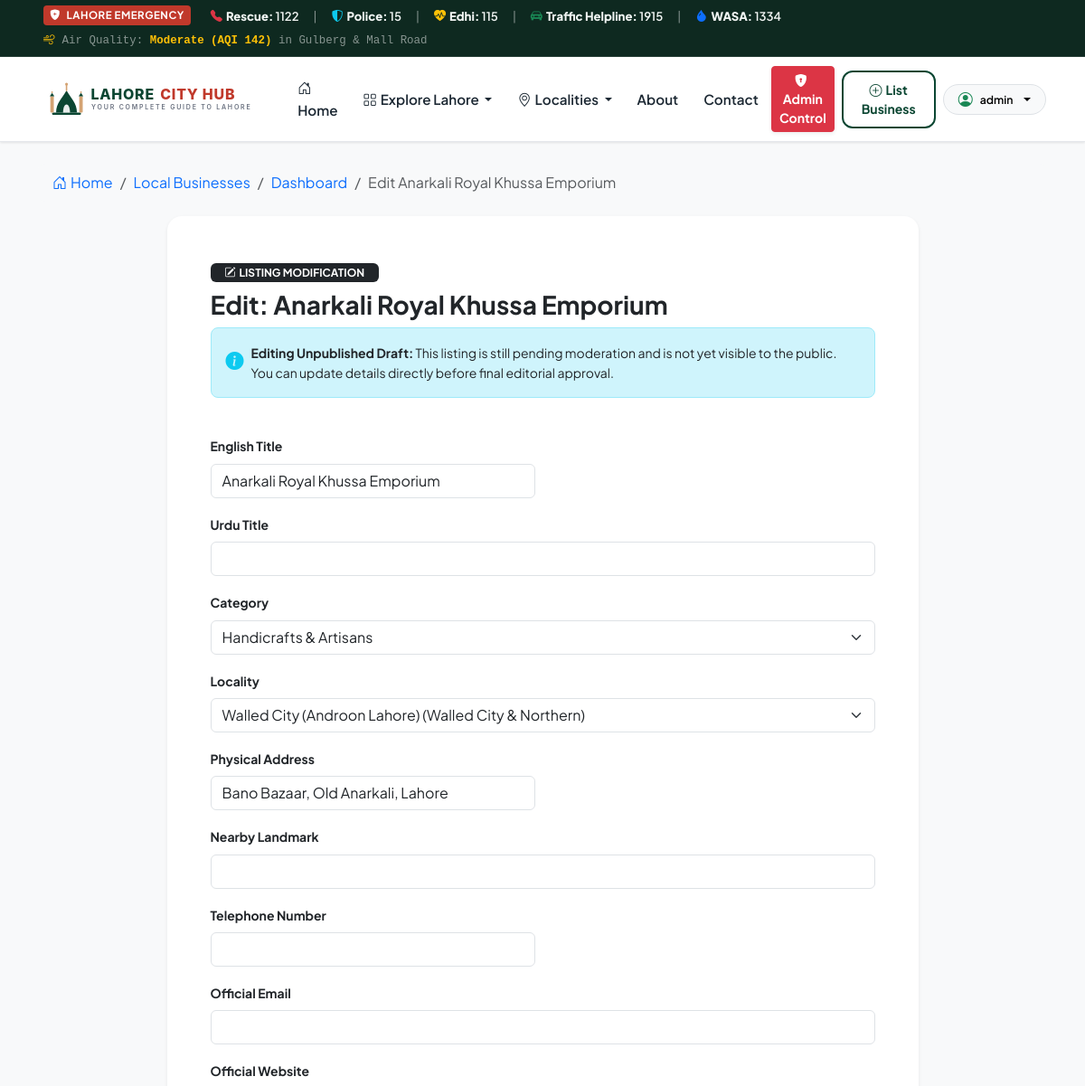
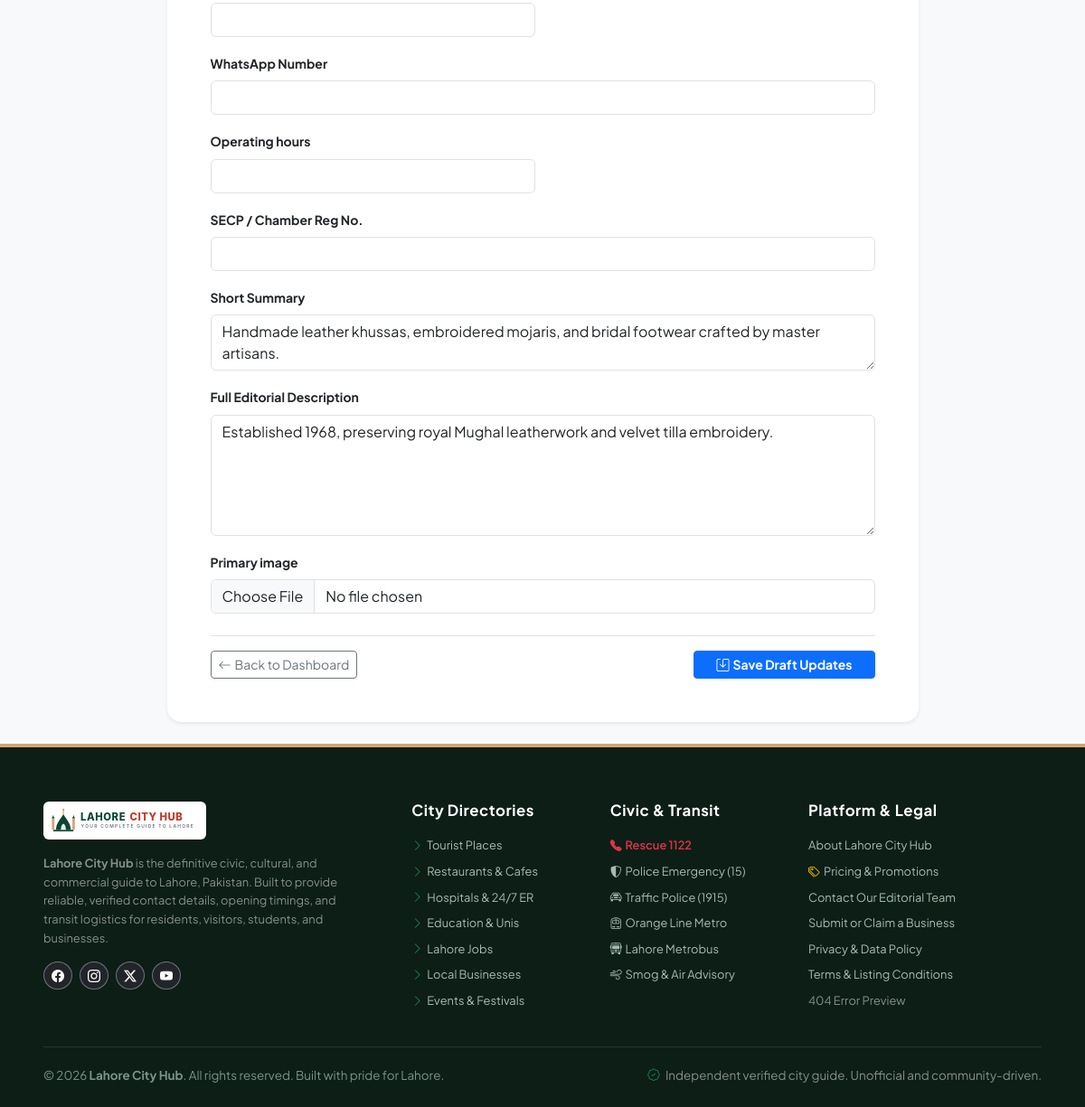
The app's page /businesses/edit/anarkali-royal-khussa-emporium/ (signed in) with its own data (2 pictures, top to bottom).
### apps/accounts/models.py (models this page shows, shortened)
class CustomUser(AbstractUser):
    ROLE_MEMBER = 'member'
    ROLE_BUSINESS_OWNER = 'business_owner'
    ROLE_MODERATOR = 'moderator'
    ROLE_ADMIN = 'admin'
    ROLE_CHOICES = [
        (ROLE_MEMBER, 'Community Member'),
        (ROLE_BUSINESS_OWNER, 'Business Owner'),
        (ROLE_MODERATOR, 'Content Moderator'),
        (ROLE_ADMIN, 'Administrator'),
    ]
    email = models.EmailField(unique=True, db_index=True, verbose_name="Email Address")
    phone_number = models.CharField(max_length=25, blank=True, verbose_name="Phone Number")
    is_verified = models.BooleanField(default=False, verbose_name="Account Verified")
    role = models.CharField(max_length=20, choices=ROLE_CHOICES, default=ROLE_MEMBER, verbose_name="User Role")
    avatar = models.ImageField(upload_to='avatars/', blank=True, null=True, verbose_name="Profile Picture")
    objects = CustomUserManager()
    USERNAME_FIELD = 'email'
    REQUIRED_FIELDS = ['username']
    class Meta:
        verbose_name = "User Account"
        verbose_name_plural = "User Accounts"
        ordering = ['-date_joined']

### apps/businesses/models.py (models this page shows, shortened)
class Business(ListingBase):
    PROMOTION_TIER_STANDARD = 'standard'
    PROMOTION_TIER_VERIFIED_PRO = 'verified_pro'
    PROMOTION_TIER_FEATURED = 'featured_spotlight'
    PROMOTION_TIER_CHOICES = [
        (PROMOTION_TIER_STANDARD, 'Standard Organic'),
        (PROMOTION_TIER_VERIFIED_PRO, 'Verified Professional'),
        (PROMOTION_TIER_FEATURED, 'Featured Spotlight'),
    ]
    category = models.ForeignKey(BusinessCategory, on_delete=models.PROTECT, related_name='businesses')
    registration_number = models.CharField(max_length=100, blank=True, verbose_name="SECP / Chamber Reg No.")
    operating_hours = models.CharField(max_length=200, blank=True)
    promotion_tier = models.CharField(
        max_length=25,
        choices=PROMOTION_TIER_CHOICES,
        default=PROMOTION_TIER_STANDARD,
        db_index=True,
        verbose_name="Monetization / Promotion Tier"
    )
    promotion_notes = models.CharField(
        max_length=255,
        blank=True,
        verbose_name="Promotion Notes / Order Ref"
    )
    claimed_by = models.ForeignKey(
        settings.AUTH_USER_MODEL,
        null=True,
        blank=True,
        on_delete=models.SET_NULL,
        related_name='owned_businesses'
    )
    submitted_by = models.ForeignKey(
        settings.AUTH_USER_MODEL,
        null=True,
        blank=True,
        on_delete=models.SET_NULL,
        related_name='submitted_businesses'
    )
    class Meta:
        verbose_name = "Local Business"
        verbose_name_plural = "Local Businesses"
        ordering = ['-is_featured', 'title']
        indexes = [
            models.Index(fields=['is_active', 'locality']),
            models.Index(fields=['is_active', 'category']),
            models.Index(fields=['is_featured', 'is_active']),
        ]

### apps/businesses/views.py (the view)
# urls.py: path('edit/<slug:slug>/', views.business_edit, name='edit'),
@login_required(login_url='accounts:login')
def business_edit(request, slug):
    business = get_object_or_404(Business, slug=slug)
    is_owner = (business.claimed_by == request.user or business.submitted_by == request.user)
    if not is_owner and not request.user.is_staff:
        raise PermissionDenied("You do not have permission to edit this business listing.")
    if business.is_active and not request.user.is_staff:
        if request.method == 'POST':
            form = BusinessEditRequestForm(request.POST)
            if form.is_valid():
                edit_req = form.save(commit=False)
                edit_req.business = business
                edit_req.requested_by = request.user
                edit_req.status = 'pending'
                edit_req.save()
                messages.success(
                    request,
                    f"Your edit request for '{business.title}' has been submitted for moderation review. "
                    "The live listing will be updated upon admin approval."
                )
                return redirect('businesses:dashboard')
            else:
                messages.error(request, "Please correct the errors in your edit request.")
        else:
            initial_data = {
                'title': business.title,
                'summary': business.summary,
                'description': business.description,
                'address': business.address,
                'phone_number': business.phone_number,
                'website': business.website,
                'operating_hours': business.operating_hours,
            }
            form = BusinessEditRequestForm(initial=initial_data)
        is_edit_request = True
    else:
        if request.method == 'POST':
            form = BusinessEditForm(request.POST, request.FILES, instance=business)
            if form.is_valid():
                updated_biz = form.save(commit=False)
                if not request.user.is_staff:
                    updated_biz.is_active = False
                    updated_biz.verification_status = 'pending'
                updated_biz.save()
                form.save_m2m()
                messages.success(request, f"Listing draft for '{updated_biz.title}' has been updated.")
                return redirect('businesses:dashboard')
            else:
                messages.error(request, "Please correct the errors in the draft form.")
        else:
            form = BusinessEditForm(instance=business)
        is_edit_request = False
    context = {
        'page_title': f"Edit Listing - {business.title} | Lahore City Hub",
        'business': business,
        'form': form,
        'is_edit_request': is_edit_request,
    }
    return render(request, 'businesses/business_edit.html', context)

### apps/businesses/models.py (called while the page is built)
    def __str__(self):
        return self.name

### apps/core/models.py (called while the page is built)
    def __str__(self):
        return f"{self.name} ({self.zone.name})"

### apps/core/templatetags/core_tags.py (called while the page is built)
@register.simple_tag
def active_nav(request, url_name):
    try:
        from django.urls import resolve
        current_url_name = resolve(request.path_info).url_name
        if current_url_name == url_name:
            return 'active'
    except Exception:
        pass
    return ''

### templates/businesses/business_edit.html (shortened to what this page needs)
{% extends 'base.html' %}
{% load static %}
{% block content %}
<div class="container py-4">
  <nav aria-label="breadcrumb" class="mb-3">
    <ol class="breadcrumb py-2 px-3 bg-light rounded-3 small">
      <li class="breadcrumb-item"><a href="{% url 'core:home' %}" class="text-decoration-none"><i class="bi bi-house-door me-1"></i>Home</a></li>
      <li class="breadcrumb-item"><a href="{% url 'businesses:list' %}" class="text-decoration-none">Local Businesses</a></li>
      <li class="breadcrumb-item"><a href="{% url 'businesses:dashboard' %}" class="text-decoration-none">Dashboard</a></li>
      <li class="breadcrumb-item active" aria-current="page">Edit {{ business.title }}</li>
    </ol>
  </nav>
  <div class="row justify-content-center">
    <div class="col-12 col-lg-9">
      <div class="card border-0 shadow-sm rounded-4 p-4 p-md-5 bg-white">
        <div class="mb-4">
          <span class="badge bg-dark text-white fw-bold px-3 py-1 mb-2">
            <i class="bi bi-pencil-square me-1"></i>LISTING MODIFICATION
          </span>
          <h1 class="h3 fw-bold text-dark mb-2">Edit: {{ business.title }}</h1>
          {% if is_edit_request %}
          <div class="alert alert-warning border-warning rounded-3 small d-flex align-items-start gap-2 p-3">
            <i class="bi bi-shield-lock-fill text-warning fs-5 mt-1"></i>
            <div>
              <strong>Editorial Protection Active:</strong>
              Because <em>{{ business.title }}</em> is currently published and visible to the public, modifications are submitted as an <strong>Edit Request</strong>. Our verification team will review and merge approved changes into the live directory record.
            </div>
          </div>
          {% else %}
          <div class="alert alert-info border-info-subtle bg-info-subtle text-dark rounded-3 small d-flex align-items-start gap-2 p-3">
            <i class="bi bi-info-circle-fill text-info fs-5 mt-1"></i>
            <div>
              <strong>Editing Unpublished Draft:</strong>
              This listing is still pending moderation and is not yet visible to the public. You can update details directly before final editorial approval.
            </div>
          </div>
          {% endif %}
        </div>
        <form method="post" action="{% url 'businesses:edit' slug=business.slug %}" enctype="multipart/form-data">
          <div class="row g-3 mb-4">
            {% for field in form %}
            <div class="col-12 {% if field.name in 'title,address,website,operating_hours,phone_number' and not is_edit_request %}col-md-6{% endif %}">
              <label class="form-label small fw-bold text-dark" for="{{ field.id_for_label }}">
                {{ field.label }}
              </label>
              {{ field }}
            </div>
            {% endfor %}
          </div>
          <div class="d-flex justify-content-between align-items-center pt-3 border-top">
            <a href="{% url 'businesses:dashboard' %}" class="btn btn-outline-secondary btn-sm">
              <i class="bi bi-arrow-left me-1"></i>Back to Dashboard
            </a>
            <button type="submit" class="btn btn-primary fw-bold px-4 btn-sm">
              {% if is_edit_request %}
              <i class="bi bi-send-check me-1"></i>Submit Edit Request for Moderation
              {% else %}
              <i class="bi bi-save me-1"></i>Save Draft Updates
              {% endif %}
            </button>
          </div>
        </form>
      </div>
    </div>
  </div>
</div>
{% endblock %}

### templates/navbar.html (shortened to what this page needs)
{% load core_tags static %}
<header class="sticky-top">
  {% include 'components/_emergency_ribbon.html' %}
  <nav class="navbar navbar-expand-lg lch-navbar" aria-label="Main navigation">
    <div class="container-fluid px-lg-5">
      <a class="navbar-brand d-flex align-items-center me-4" href="{% url 'core:home' %}">
        <img src="{% static 'img/brand/logo.svg' %}" alt="Lahore City Hub" height="46">
      </a>
      <div class="collapse navbar-collapse" id="lchMainNavbar">
        <ul class="navbar-nav me-auto mb-2 mb-lg-0 align-items-lg-center">
          <li class="nav-item">
            <a class="nav-link {% active_nav request 'home' %}" href="{% url 'core:home' %}">
              <i class="bi bi-house-door me-1"></i>Home
            </a>
          </li>
          <li class="nav-item dropdown">
            <a class="nav-link dropdown-toggle" href="#" id="exploreDropdown" role="button" data-bs-toggle="dropdown" aria-expanded="false">
              <i class="bi bi-grid me-1"></i>Explore Lahore
            </a>
          </li>
          <li class="nav-item dropdown">
            <a class="nav-link dropdown-toggle" href="#" id="localitiesDropdown" role="button" data-bs-toggle="dropdown" aria-expanded="false">
              <i class="bi bi-geo-alt me-1"></i>Localities
            </a>
          </li>
          <li class="nav-item">
            <a class="nav-link {% active_nav request 'about' %}" href="{% url 'core:about' %}">
              About
            </a>
          </li>
          <li class="nav-item">
            <a class="nav-link {% active_nav request 'contact' %}" href="{% url 'core:contact' %}">
              Contact
            </a>
          </li>
        </ul>
        <div class="d-flex align-items-center gap-2 mt-3 mt-lg-0">
          {% if request.user.is_staff %}
          <a href="{% url 'admin:index' %}" class="btn btn-sm btn-danger text-white fw-bold shadow-sm" title="Platform Master Control">
            <i class="bi bi-shield-lock-fill me-1"></i>Admin Control
          </a>
          {% endif %}
          <a href="{% url 'core:business_submission' %}" class="btn btn-sm btn-lch-outline">
            <i class="bi bi-plus-circle me-1"></i>List Business
          </a>
          {% if request.user.is_authenticated %}
          <div class="dropdown">
            <button class="btn btn-sm btn-light border dropdown-toggle d-flex align-items-center gap-2 rounded-pill px-3" type="button" id="userMenuDropdown" data-bs-toggle="dropdown" aria-expanded="false">
              {% if request.user.avatar %}
              <img src="{{ request.user.avatar.url }}" alt="{{ request.user.username }}" class="rounded-circle" style="width: 22px; height: 22px; object-fit: cover;">
              {% else %}
              <i class="bi bi-person-circle text-success fs-6"></i>
              {% endif %}
              <span class="small fw-semibold text-truncate" style="max-width: 120px;">
                {{ request.user.first_name|default:request.user.username }}
              </span>
            </button>
          </div>
          {% endif %}
        </div>
      </div>
    </div>
  </nav>
</header>

### static/css/theme.css (style rules this page uses)
:root { --lch-primary: #0B4632; --lch-primary-hover: #072e21; --lch-primary-light: #e8f3ee; --lch-accent: #C0392B; --lch-accent-hover: #962d22; --lch-accent-light: #fbeeed; --lch-gold: #D4A373; --lch-gold-hover: #bc8958; --lch-gold-light: #faf4ed; --lch-dark: #1C2833; --lch-gray-600: #4B5563; --lch-gray-400: #9CA3AF; --lch-gray-200: #E5E7EB; --lch-gray-100: #F3F4F6; --lch-canvas: #F8F9FA; --lch-card-bg: #FFFFFF; --lch-font-sans: 'Plus Jakarta Sans', system-ui, -apple-system, BlinkMacSystemFont, 'Segoe UI', Roboto, Helvetica, Arial, sans-serif; --lch-font-urdu: 'Noto Nastaliq Urdu', 'Jameel Noori Nastaleeq', 'Urdu Typesetting', serif; --lch-radius-sm: 8px; --lch-radius-md: 12px; --lch-radius-lg: 16px; --lch-radius-xl: 24px; --lch-shadow-sm: 0 1px 3px rgba(0, 0, 0, 0.06), 0 1px 2px rgba(0, 0, 0, 0.04); --lch-shadow-md: 0 4px 6px -1px rgba(0, 0, 0, 0.08), 0 2px 4px -1px rgba(0, 0, 0, 0.04); --lch-shadow-lg: 0 10px 15px -3px rgba(0, 0, 0, 0.08), 0 4px 6px -2px rgba(0, 0, 0, 0.03); --lch-shadow-hover: 0 20px 25px -5px rgba(11, 70, 50, 0.12), 0 10px 10px -5px rgba(11, 70, 50, 0.04); --lch-transition-fast: 150ms cubic-bezier(0.4, 0, 0.2, 1); --lch-transition-normal: 250ms cubic-bezier(0.4, 0, 0.2, 1); }
body { font-family: var(--lch-font-sans); background-color: var(--lch-canvas); color: var(--lch-dark); line-height: 1.6; -webkit-font-smoothing: antialiased; -moz-osx-font-smoothing: grayscale; display: flex; flex-direction: column; min-height: 100vh; }
.lch-navbar { background-color: #ffffff; border-bottom: 1px solid var(--lch-gray-200); box-shadow: var(--lch-shadow-sm); padding: 10px 0; transition: all var(--lch-transition-normal); }
.lch-navbar .nav-link { color: var(--lch-dark); font-weight: 600; font-size: 0.95rem; padding: 8px 14px !important; border-radius: var(--lch-radius-sm); transition: all var(--lch-transition-fast); }
.navbar-brand img { height: 48px; width: auto; }
.btn-lch-outline { background-color: transparent; color: var(--lch-primary); font-weight: 700; padding: 9px 20px; border-radius: var(--lch-radius-md); border: 2px solid var(--lch-primary); transition: all var(--lch-transition-fast); }

### records on screen
CustomUser: user.first_name "admin"
Business: title "Anarkali Royal Khussa Emporium", form "Anarkali Royal Khussa Emporium" "Handicrafts & Artisans" "Walled City (Androon Lahore) (Walled City & Northern)" "Bano Bazaar, Old Anarkali, Lahore" "Handmade leather khussas, embroidered mojaris, and bridal footwear crafted by master artisans." "Established 1968, preserving royal Mughal leatherwork and velvet tilla embroidery."

### other values on screen
{{ CIVIC_SMOG_ADVISORY.level }} "Moderate (AQI 142)"
{{ CIVIC_SMOG_ADVISORY.location }} "Gulberg & Mall Road"
{{ field.label }} "English Title" "Urdu Title" "Category" "Locality" "Physical Address" "Nearby Landmark" "Telephone Number" "Official Email" "Official Website" "WhatsApp Number" "Operating hours" "SECP / Chamber Reg No." "Short Summary" "Full Editorial Description" "Primary image"
